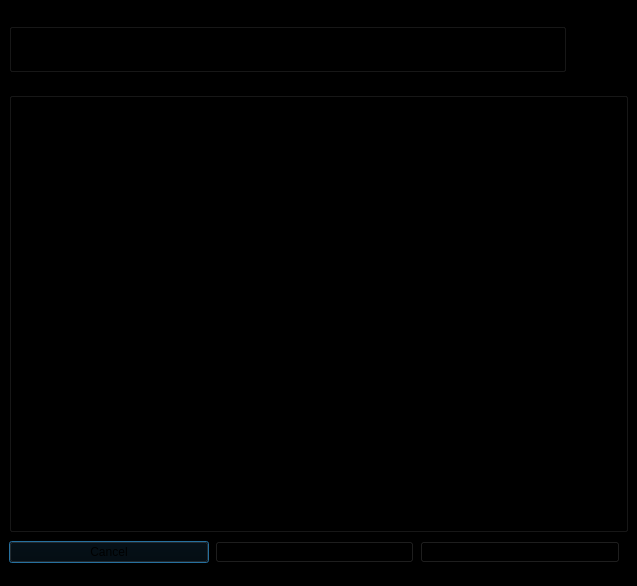
<?xml version="1.0" encoding="UTF-8"?>
<ui version="4.0">
 <class>reqMktDataGUI</class>
 <widget class="QDialog" name="reqMktDataGUI">
  <property name="enabled">
   <bool>true</bool>
  </property>
  <property name="geometry">
   <rect>
    <x>0</x>
    <y>0</y>
    <width>637</width>
    <height>586</height>
   </rect>
  </property>
  <property name="font">
   <font>
    <weight>50</weight>
    <italic>false</italic>
    <bold>false</bold>
    <strikeout>false</strikeout>
   </font>
  </property>
  <property name="windowTitle">
   <string>reqMktData</string>
  </property>
  <property name="styleSheet">
   <string notr="true">background-color: rgb(0, 0, 0);</string>
  </property>
  <widget class="QGroupBox" name="groupBox_4">
   <property name="geometry">
    <rect>
     <x>9</x>
     <y>9</y>
     <width>557</width>
     <height>63</height>
    </rect>
   </property>
   <property name="title">
    <string>Market Data Request Description</string>
   </property>
   <property name="flat">
    <bool>false</bool>
   </property>
   <property name="checkable">
    <bool>false</bool>
   </property>
   <layout class="QGridLayout" name="gridLayout_4">
    <item row="0" column="0">
     <widget class="QLabel" name="label_Id">
      <property name="text">
       <string>Id</string>
      </property>
     </widget>
    </item>
    <item row="0" column="2">
     <spacer name="horizontalSpacer">
      <property name="orientation">
       <enum>Qt::Horizontal</enum>
      </property>
      <property name="sizeHint" stdset="0">
       <size>
        <width>360</width>
        <height>20</height>
       </size>
      </property>
     </spacer>
    </item>
    <item row="0" column="1">
     <widget class="QLineEdit" name="lineEdit_Id">
      <property name="styleSheet">
       <string notr="true">color: rgb(255, 255, 255);</string>
      </property>
     </widget>
    </item>
   </layout>
  </widget>
  <widget class="QGroupBox" name="groupBox">
   <property name="geometry">
    <rect>
     <x>9</x>
     <y>78</y>
     <width>619</width>
     <height>454</height>
    </rect>
   </property>
   <property name="title">
    <string>Contract Description</string>
   </property>
   <layout class="QGridLayout" name="gridLayout">
    <item row="3" column="1" colspan="3">
     <widget class="QLineEdit" name="lineEdit_Expiry">
      <property name="styleSheet">
       <string notr="true">color: rgb(255, 255, 255);</string>
      </property>
      <property name="text">
       <string/>
      </property>
     </widget>
    </item>
    <item row="13" column="2" colspan="2">
     <widget class="QCheckBox" name="checkBox_Snapshot">
      <property name="text">
       <string>CheckBox</string>
      </property>
     </widget>
    </item>
    <item row="4" column="1" colspan="3">
     <widget class="QLineEdit" name="lineEdit_Strike">
      <property name="styleSheet">
       <string notr="true">color: rgb(255, 255, 255);</string>
      </property>
     </widget>
    </item>
    <item row="4" column="0">
     <widget class="QLabel" name="label_Strike">
      <property name="text">
       <string>Strike</string>
      </property>
     </widget>
    </item>
    <item row="10" column="1" colspan="3">
     <widget class="QLineEdit" name="lineEdit_LocalSymbol">
      <property name="styleSheet">
       <string notr="true">color: rgb(255, 255, 255);</string>
      </property>
     </widget>
    </item>
    <item row="8" column="3">
     <widget class="QLineEdit" name="lineEdit_PrimaryExchange">
      <property name="styleSheet">
       <string notr="true">color: rgb(255, 255, 255);</string>
      </property>
     </widget>
    </item>
    <item row="6" column="1" colspan="3">
     <widget class="QLineEdit" name="lineEdit_Multiplier">
      <property name="styleSheet">
       <string notr="true">color: rgb(255, 255, 255);</string>
      </property>
     </widget>
    </item>
    <item row="2" column="2" colspan="2">
     <widget class="QLineEdit" name="lineEdit_Type">
      <property name="styleSheet">
       <string notr="true">color: rgb(255, 255, 255);</string>
      </property>
      <property name="text">
       <string/>
      </property>
     </widget>
    </item>
    <item row="2" column="0">
     <widget class="QLabel" name="label_Type">
      <property name="text">
       <string>Type</string>
      </property>
     </widget>
    </item>
    <item row="5" column="4">
     <spacer name="verticalSpacer">
      <property name="orientation">
       <enum>Qt::Vertical</enum>
      </property>
      <property name="sizeHint" stdset="0">
       <size>
        <width>20</width>
        <height>40</height>
       </size>
      </property>
     </spacer>
    </item>
    <item row="5" column="1" colspan="3">
     <widget class="QLineEdit" name="lineEdit_Right">
      <property name="styleSheet">
       <string notr="true">color: rgb(255, 255, 255);</string>
      </property>
     </widget>
    </item>
    <item row="6" column="0">
     <widget class="QLabel" name="label_Multiplier">
      <property name="text">
       <string>Multiplier</string>
      </property>
     </widget>
    </item>
    <item row="12" column="1" colspan="3">
     <widget class="QLineEdit" name="lineEdit_genericTickTags">
      <property name="styleSheet">
       <string notr="true">color: rgb(255, 255, 255);</string>
      </property>
     </widget>
    </item>
    <item row="11" column="0">
     <widget class="QLabel" name="label_IncludeExpired">
      <property name="text">
       <string>include Expired</string>
      </property>
     </widget>
    </item>
    <item row="9" column="0">
     <widget class="QLabel" name="label_Currency">
      <property name="text">
       <string>Currency</string>
      </property>
     </widget>
    </item>
    <item row="13" column="0">
     <widget class="QLabel" name="label_Snapshot">
      <property name="text">
       <string>Snapshot</string>
      </property>
     </widget>
    </item>
    <item row="0" column="2" colspan="2">
     <widget class="QLineEdit" name="lineEdit_ContractId">
      <property name="styleSheet">
       <string notr="true">color: rgb(255, 255, 255);</string>
      </property>
     </widget>
    </item>
    <item row="9" column="1" colspan="3">
     <widget class="QLineEdit" name="lineEdit_Currency">
      <property name="styleSheet">
       <string notr="true">color: rgb(255, 255, 255);</string>
      </property>
     </widget>
    </item>
    <item row="10" column="0">
     <widget class="QLabel" name="label_LocalSymbol">
      <property name="text">
       <string>Local Symbol</string>
      </property>
     </widget>
    </item>
    <item row="1" column="2" colspan="2">
     <widget class="QLineEdit" name="lineEdit_Symbol">
      <property name="styleSheet">
       <string notr="true">color: rgb(255, 255, 255);</string>
      </property>
      <property name="text">
       <string/>
      </property>
     </widget>
    </item>
    <item row="12" column="0">
     <widget class="QLabel" name="label_GenericTickTags">
      <property name="text">
       <string>Generic Tick Tags</string>
      </property>
     </widget>
    </item>
    <item row="8" column="0" colspan="3">
     <widget class="QLabel" name="label_PrimaryExchange">
      <property name="text">
       <string>Primary Exchange</string>
      </property>
     </widget>
    </item>
    <item row="7" column="1" colspan="3">
     <widget class="QLineEdit" name="lineEdit_Exchange">
      <property name="styleSheet">
       <string notr="true">color: rgb(255, 255, 255);</string>
      </property>
     </widget>
    </item>
    <item row="0" column="0" colspan="2">
     <widget class="QLabel" name="label_ContractId">
      <property name="text">
       <string>Contract Id</string>
      </property>
     </widget>
    </item>
    <item row="5" column="0">
     <widget class="QLabel" name="label_Right">
      <property name="text">
       <string>Right</string>
      </property>
     </widget>
    </item>
    <item row="11" column="1" colspan="3">
     <widget class="QLineEdit" name="lineEdit_IncludeExpired">
      <property name="styleSheet">
       <string notr="true">color: rgb(255, 255, 255);</string>
      </property>
     </widget>
    </item>
    <item row="3" column="0">
     <widget class="QLabel" name="label_Expiry">
      <property name="text">
       <string>Expiry</string>
      </property>
     </widget>
    </item>
    <item row="1" column="0">
     <widget class="QLabel" name="label_Symbol">
      <property name="text">
       <string>Symbol</string>
      </property>
     </widget>
    </item>
    <item row="7" column="0">
     <widget class="QLabel" name="label_Exchange">
      <property name="text">
       <string>Exchange</string>
      </property>
     </widget>
    </item>
    <item row="0" column="4" rowspan="14" colspan="2">
     <widget class="QTextEdit" name="textEdit_dataFeed">
      <property name="minimumSize">
       <size>
        <width>360</width>
        <height>0</height>
       </size>
      </property>
      <property name="styleSheet">
       <string notr="true">color: rgb(197, 197, 197);</string>
      </property>
     </widget>
    </item>
   </layout>
   <zorder>label_Symbol</zorder>
   <zorder>label_Type</zorder>
   <zorder>label_Expiry</zorder>
   <zorder>label_Strike</zorder>
   <zorder>label_Right</zorder>
   <zorder>label_Multiplier</zorder>
   <zorder>label_Exchange</zorder>
   <zorder>lineEdit_Symbol</zorder>
   <zorder>lineEdit_Type</zorder>
   <zorder>lineEdit_Expiry</zorder>
   <zorder>lineEdit_Strike</zorder>
   <zorder>lineEdit_Right</zorder>
   <zorder>lineEdit_Multiplier</zorder>
   <zorder>lineEdit_Exchange</zorder>
   <zorder>label_PrimaryExchange</zorder>
   <zorder>lineEdit_PrimaryExchange</zorder>
   <zorder>label_Currency</zorder>
   <zorder>label_LocalSymbol</zorder>
   <zorder>label_Snapshot</zorder>
   <zorder>label_IncludeExpired</zorder>
   <zorder>label_GenericTickTags</zorder>
   <zorder>lineEdit_Currency</zorder>
   <zorder>lineEdit_LocalSymbol</zorder>
   <zorder>lineEdit_IncludeExpired</zorder>
   <zorder>lineEdit_genericTickTags</zorder>
   <zorder>label_ContractId</zorder>
   <zorder>lineEdit_ContractId</zorder>
   <zorder>checkBox_Snapshot</zorder>
   <zorder>verticalSpacer</zorder>
   <zorder>textEdit_dataFeed</zorder>
  </widget>
  <widget class="QWidget" name="layoutWidget">
   <property name="geometry">
    <rect>
     <x>9</x>
     <y>538</y>
     <width>611</width>
     <height>29</height>
    </rect>
   </property>
   <layout class="QHBoxLayout" name="horizontalLayout">
    <item>
     <widget class="QPushButton" name="cancelButton">
      <property name="text">
       <string>Cancel</string>
      </property>
     </widget>
    </item>
    <item>
     <widget class="QPushButton" name="requestButton">
      <property name="text">
       <string>Request</string>
      </property>
     </widget>
    </item>
    <item>
     <widget class="QPushButton" name="guiRequestButton">
      <property name="text">
       <string>GUI Request</string>
      </property>
     </widget>
    </item>
   </layout>
  </widget>
 </widget>
 <resources/>
 <connections/>
</ui>
